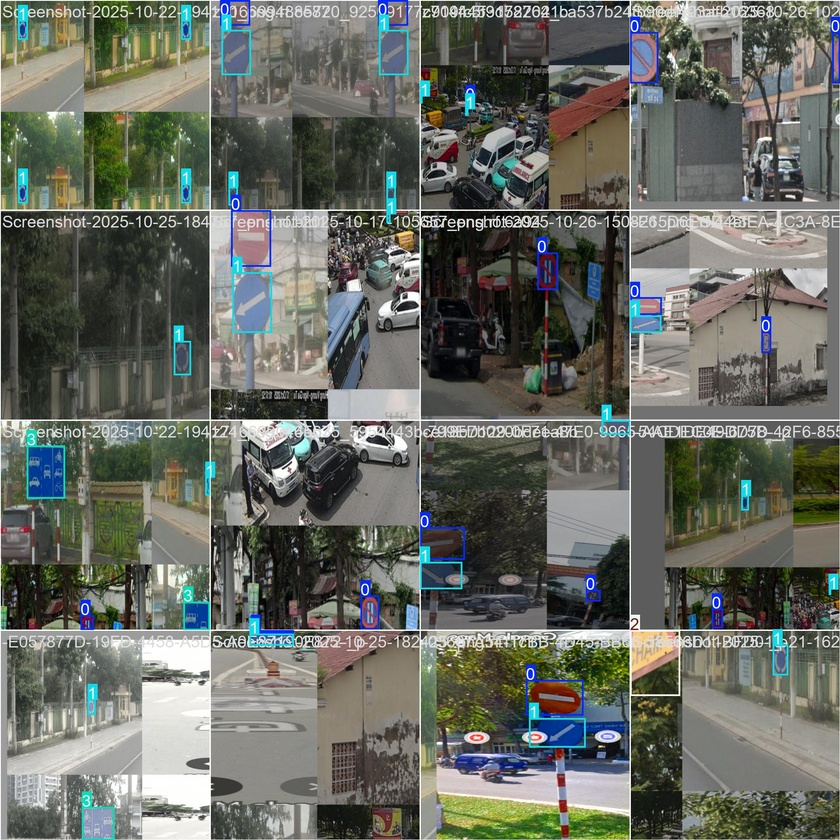
#> input picture experiments/model_comparison/yolo_v11n/training/train_batch0.jpg, 840 x 840 px, shrunk from 1920 x 1920 before the run
$ python -i detector.py   (imports and definitions only)
#> lines starting #> are read from the running program, lines starting #| are printed output that depends on the picture; after the words box and inside, x2 and y2 are one past the last pixel; in counts of white or black regions, pixels touching at a corner belong together
#> further down, picture is the input picture: shape (840, 840, 3); mean B, G, R 98.6, 106.2, 103.1
"""
Color + Shape Based Traffic Sign Detector
Traditional computer vision approach using color segmentation and geometric shape detection
"""

import cv2
import numpy as np
from typing import List, Tuple, Dict, Optional
from enum import Enum


class SignColor(Enum):
    """Traffic sign colors"""
    RED = "red"
    BLUE = "blue"
    YELLOW = "yellow"
    GREEN = "green"


class SignShape(Enum):
    """Traffic sign shapes"""
    CIRCLE = "circle"
    TRIANGLE = "triangle"
    RECTANGLE = "rectangle"
    OCTAGON = "octagon"  # Stop sign
    DIAMOND = "diamond"


class ColorShapeDetector:
    """Traffic sign detector using color and shape"""

    def __init__(self):
        """Initialize color-shape detector"""
        # HSV color ranges for different sign colors
        self.color_ranges = {
            SignColor.RED: [
                # Red wraps around in HSV
                (np.array([0, 100, 100]), np.array([10, 255, 255])),
                (np.array([160, 100, 100]), np.array([180, 255, 255]))
            ],
            SignColor.BLUE: [
                (np.array([100, 100, 100]), np.array([130, 255, 255]))
            ],
            SignColor.YELLOW: [
                (np.array([20, 100, 100]), np.array([30, 255, 255]))
            ],
            SignColor.GREEN: [
                (np.array([40, 50, 50]), np.array([80, 255, 255]))
            ]
        }

    def detect_color(
        self,
        image: np.ndarray,
        color: SignColor,
        min_area: int = 500
    ) -> List[np.ndarray]:
        """
        Detect regions of specific color

        Args:
            image: Input image (BGR)
            color: Target color
            min_area: Minimum contour area

        Returns:
            List of contours
        """
        # Convert to HSV
        hsv = cv2.cvtColor(image, cv2.COLOR_BGR2HSV)

        # Create mask for color
        mask = np.zeros(hsv.shape[:2], dtype=np.uint8)

        for lower, upper in self.color_ranges[color]:
            color_mask = cv2.inRange(hsv, lower, upper)
            mask = cv2.bitwise_or(mask, color_mask)

        # Morphological operations to clean up mask
        kernel = cv2.getStructuringElement(cv2.MORPH_ELLIPSE, (5, 5))
        mask = cv2.morphologyEx(mask, cv2.MORPH_CLOSE, kernel)
        mask = cv2.morphologyEx(mask, cv2.MORPH_OPEN, kernel)

        # Find contours
        contours, _ = cv2.findContours(mask, cv2.RETR_EXTERNAL, cv2.CHAIN_APPROX_SIMPLE)

        # Filter by area
        valid_contours = [cnt for cnt in contours if cv2.contourArea(cnt) >= min_area]

        return valid_contours, mask

    def detect_shape(
        self,
        contour: np.ndarray,
        epsilon_factor: float = 0.04
    ) -> Tuple[SignShape, float]:
        """
        Detect shape of contour

        Args:
            contour: Input contour
            epsilon_factor: Approximation accuracy factor

        Returns:
            (detected_shape, confidence)
        """
        # Approximate contour
        epsilon = epsilon_factor * cv2.arcLength(contour, True)
        approx = cv2.approxPolyDP(contour, epsilon, True)

        # Get number of vertices
        vertices = len(approx)

        # Calculate circularity
        area = cv2.contourArea(contour)
        perimeter = cv2.arcLength(contour, True)
        if perimeter == 0:
            return SignShape.CIRCLE, 0.0

        circularity = 4 * np.pi * area / (perimeter ** 2)

        # Determine shape based on vertices and circularity
        if vertices == 3:
            return SignShape.TRIANGLE, 0.9

        elif vertices == 4:
            # Check if rectangle or diamond
            x, y, w, h = cv2.boundingRect(approx)
            aspect_ratio = float(w) / h

            # Check orientation
            rect = cv2.minAreaRect(contour)
            angle = rect[2]

            if 0.85 <= aspect_ratio <= 1.15:  # Square-ish
                if 40 <= abs(angle) <= 50:  # Rotated ~45 degrees
                    return SignShape.DIAMOND, 0.85
                else:
                    return SignShape.RECTANGLE, 0.85
            else:
                return SignShape.RECTANGLE, 0.8

        elif vertices >= 6 and vertices <= 10:
            if circularity > 0.75:
                return SignShape.CIRCLE, circularity
            elif vertices == 8:
                return SignShape.OCTAGON, 0.8
            else:
                return SignShape.CIRCLE, circularity * 0.8

        elif circularity > 0.8:
            return SignShape.CIRCLE, circularity

        else:
            return SignShape.CIRCLE, 0.5  # Default to circle with low confidence

    def classify_sign(
        self,
        color: SignColor,
        shape: SignShape
    ) -> Tuple[str, float]:
        """
        Classify traffic sign based on color and shape

        Args:
            color: Detected color
            shape: Detected shape

        Returns:
            (sign_type, confidence)
        """
        # Simple rule-based classification
        rules = {
            (SignColor.RED, SignShape.OCTAGON): ("Stop", 0.95),
            (SignColor.RED, SignShape.TRIANGLE): ("Yield", 0.9),
            (SignColor.RED, SignShape.CIRCLE): ("Prohibition", 0.85),
            (SignColor.BLUE, SignShape.CIRCLE): ("Mandatory", 0.85),
            (SignColor.BLUE, SignShape.RECTANGLE): ("Information", 0.8),
            (SignColor.YELLOW, SignShape.DIAMOND): ("Warning", 0.9),
            (SignColor.YELLOW, SignShape.TRIANGLE): ("Warning", 0.85),
            (SignColor.GREEN, SignShape.RECTANGLE): ("Guide", 0.8),
        }

        key = (color, shape)
        if key in rules:
            return rules[key]
        else:
            return ("Unknown", 0.5)

    def detect(
        self,
        image: np.ndarray,
        colors: Optional[List[SignColor]] = None,
        min_area: int = 500,
        confidence_threshold: float = 0.7
    ) -> Tuple[List[Tuple[int, int, int, int]], List[str], List[float]]:
        """
        Detect traffic signs in image

        Args:
            image: Input image (BGR)
            colors: List of colors to detect (None = all colors)
            min_area: Minimum contour area
            confidence_threshold: Minimum confidence threshold

        Returns:
            (boxes, sign_types, confidences)
        """
#> called with min_area = 500, confidence_threshold = 0.7
        if colors is None:
            colors = list(SignColor)

        all_detections = []

        for color in colors:
            # Detect color regions
            contours, mask = self.detect_color(image, color, min_area)

            for contour in contours:
                # Detect shape
                shape, shape_conf = self.detect_shape(contour)

                # Classify sign
                sign_type, class_conf = self.classify_sign(color, shape)

                # Overall confidence
                confidence = shape_conf * class_conf

                if confidence >= confidence_threshold:
                    # Get bounding box
                    x, y, w, h = cv2.boundingRect(contour)

                    all_detections.append({
                        'box': (x, y, x + w, y + h),
                        'type': sign_type,
                        'confidence': confidence,
                        'color': color.value,
                        'shape': shape.value
                    })
#> this loop made 4 passes
#> pass 1, in detect, `contours, mask = self.detect_color(image, color, min_area)`:
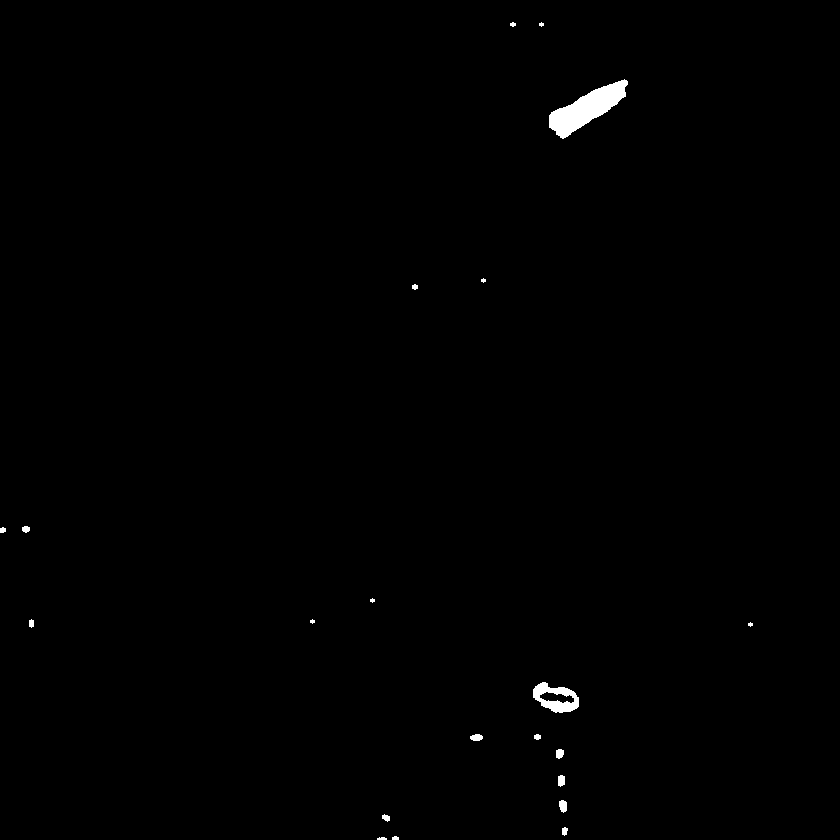
#> mask: shape (840, 840); 0.49% white; 21 white regions (5 under 20 px), largest, box (x1, y1, x2, y2) and area: (549, 79, 628, 139) 2021, (533, 682, 579, 713) 748, (559, 800, 567, 813) 83
#> pass 2, in detect, `contours, mask = self.detect_color(image, color, min_area)`:
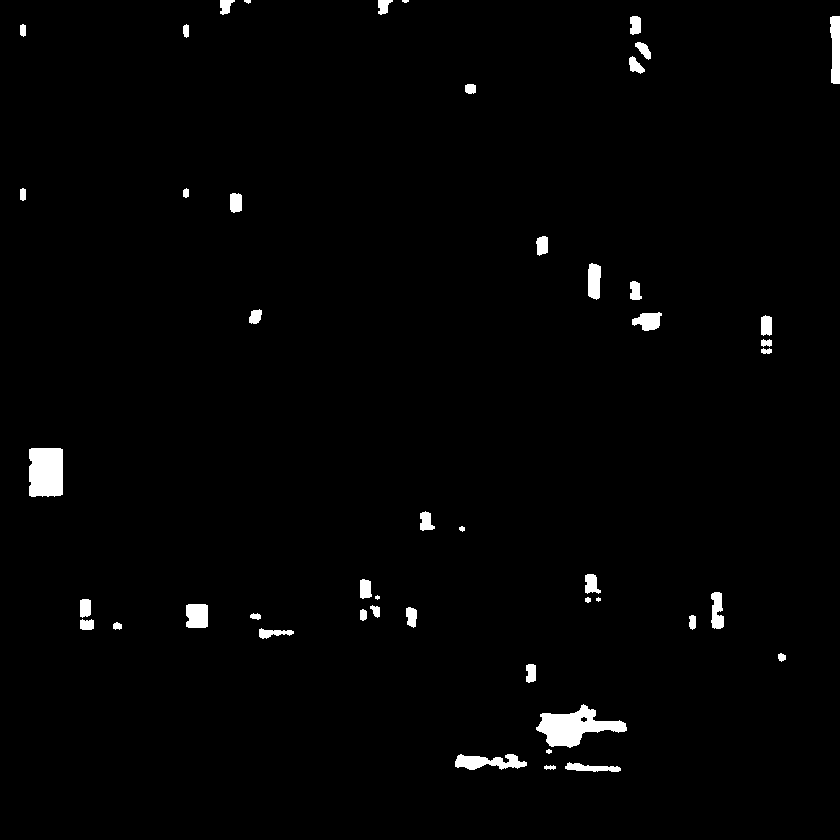
#> mask: shape (840, 840); 1.6% white; 48 white regions (3 under 20 px), largest, box (x1, y1, x2, y2) and area: (536, 704, 627, 748) 1922, (29, 448, 63, 497) 1614, (455, 754, 527, 770) 714
#> pass 3, in detect, `contours, mask = self.detect_color(image, color, min_area)`:
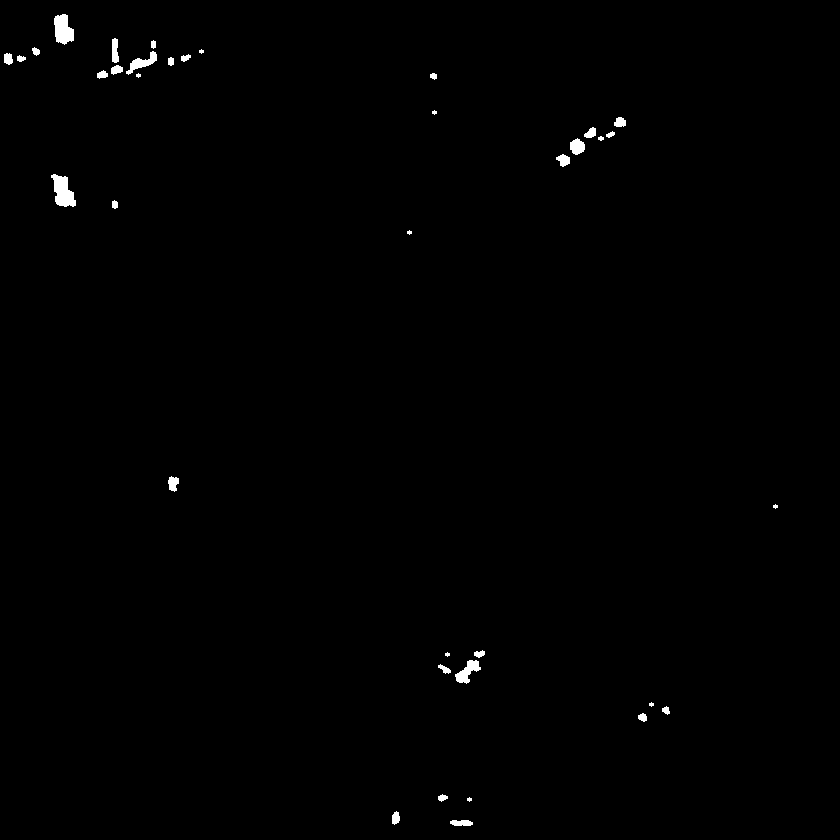
#> mask: shape (840, 840); 0.5% white; 37 white regions (8 under 20 px), largest, box (x1, y1, x2, y2) and area: (51, 174, 76, 207) 511, (54, 14, 74, 45) 448, (455, 660, 481, 684) 298
#> after the loop, all_detections = []

        # Sort by confidence
        all_detections = sorted(all_detections, key=lambda x: x['confidence'], reverse=True)

        # Extract results
        boxes = [d['box'] for d in all_detections]
#> boxes = []
        types = [d['type'] for d in all_detections]
#> types = []
        confidences = [d['confidence'] for d in all_detections]
#> confidences = []

        return boxes, types, confidences

    # [51 lines left out: function visualize_detection, not called in this run]


class CircleDetector:
    """Specialized circular sign detector using Hough Circle Transform"""

    # [63 lines left out: functions __init__, detect, not called in this run]


# [24 lines not run here, left out]

>>> import cv2
>>> picture = cv2.imread('../../../experiments/model_comparison/yolo_v11n/training/train_batch0.jpg')
>>> result = ColorShapeDetector().detect(picture)
#> result = ([], [], [])

$ run again, on experiments/model_comparison/yolo_v11n/training/train_batch2.jpg
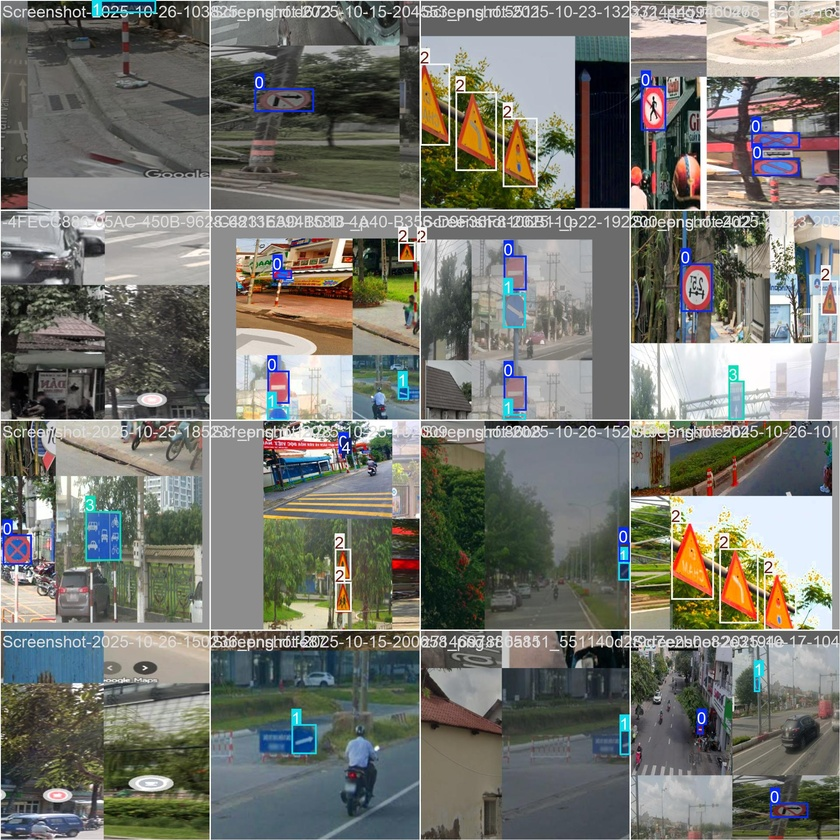
#> input picture experiments/model_comparison/yolo_v11n/training/train_batch2.jpg, 840 x 840 px, shrunk from 1920 x 1920 before the run
#> picture is the input picture: shape (840, 840, 3); mean B, G, R 111.3, 118.1, 117.5
#> the loop in detect, `for color in colors:` made 4 passes
#> pass 1, in detect, `contours, mask = self.detect_color(image, color, min_area)`:
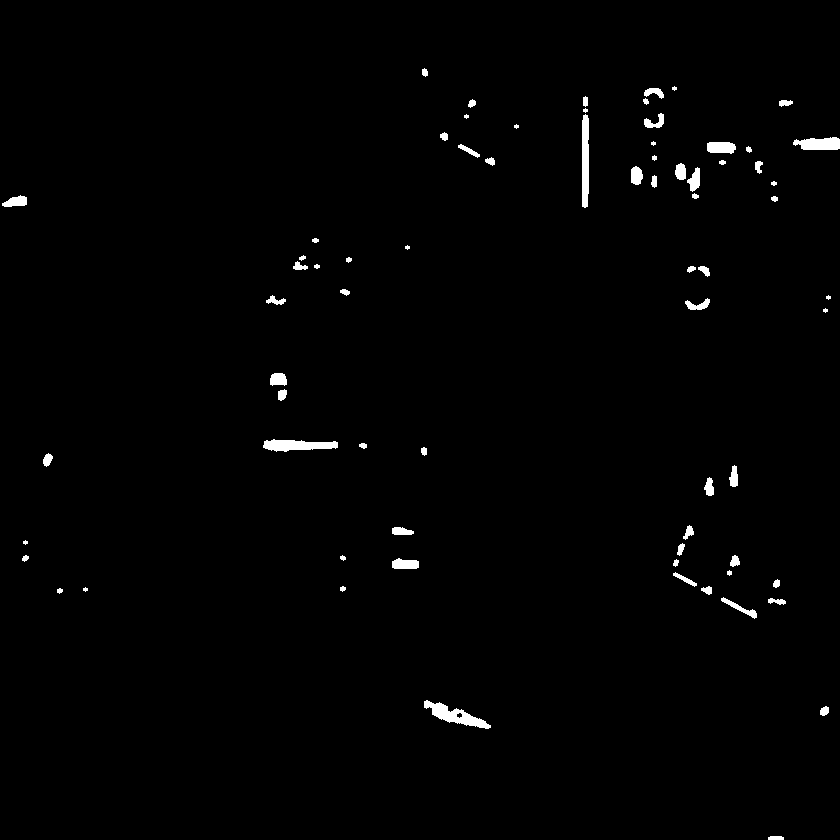
#> mask: shape (840, 840); 1.1% white; 72 white regions (10 under 20 px), largest, box (x1, y1, x2, y2) and area: (424, 700, 491, 729) 719, (263, 439, 338, 452) 652, (582, 114, 589, 208) 622
#> pass 3, in detect, `contours, mask = self.detect_color(image, color, min_area)`:
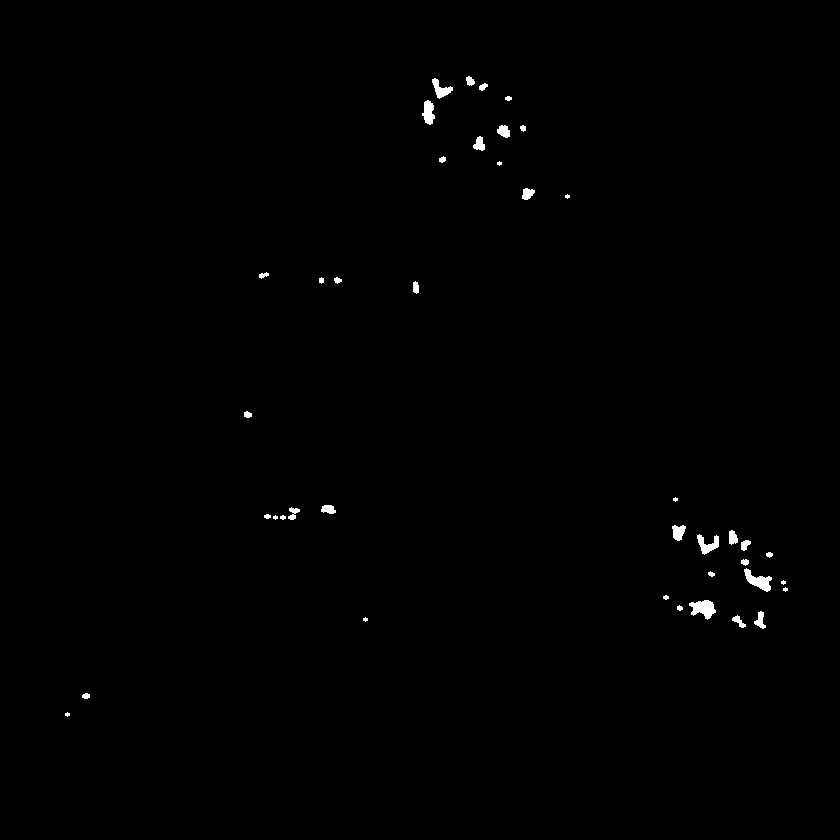
#> mask: shape (840, 840); 0.44% white; 41 white regions (8 under 20 px), largest, box (x1, y1, x2, y2) and area: (689, 600, 716, 620) 327, (744, 568, 772, 592) 305, (697, 534, 719, 555) 230
#> after the loop in detect, `for color in colors:`: all_detections = 2 items
#> boxes = [(424, 700, 491, 729), (263, 439, 338, 452)]
#> types = ['Yield', 'Yield']
#> confidences = [0.81, 0.81]
#> result = ([(424, 700, 491, 729), (263, 439, 338, 452)], ['Yield', 'Yield'], [0.81, 0.81])
